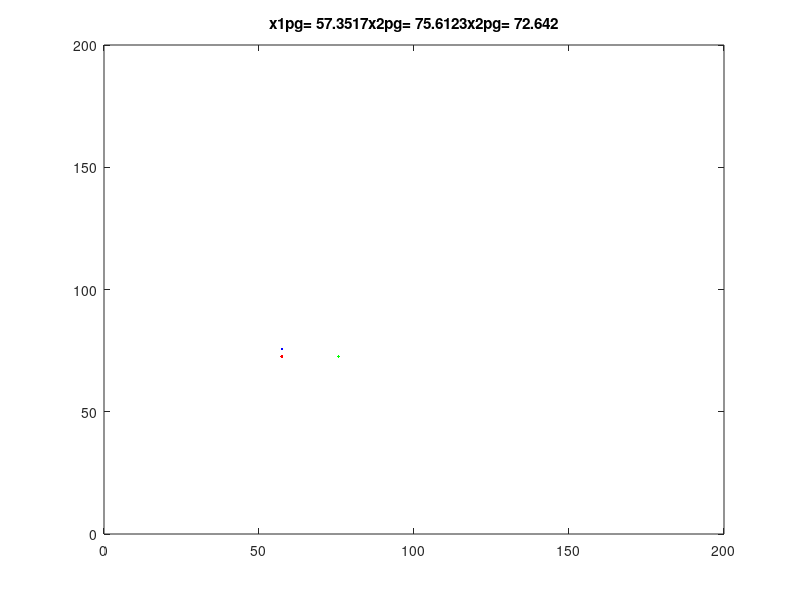

Recreate this plot in MATLAB.
clear all; %borrar todas las variables
close all; %cerrar todas las ventanas
clc; %limpia la pantalla

np = 1000;
nvar = 3;

xp = rand(np,nvar).*randi([0 100], np,nvar);
xpg = zeros(1,nvar);
xpl = xp;

fxpg = 1000000;

fxpl = ones(np,1)*fxpg;

vx = zeros(np,nvar);

c1 = 0.5;
c2 = 0.5;

a = 1000;


for k = 1:100
    
    fx = xp(:,1)+xp(:,2)+xp(:,3)+a*max(400-(2*xp(:,1)+xp(:,2)+0.5*xp(:,3)),0)+...
        a*max(500-(2.5*xp(:,1)+1.5*xp(:,2)+1.5*xp(:,3)),0)+...
        a*max(800-(2.5*xp(:,1)+3*xp(:,2)+3.5*xp(:,3)),0)+a*max(-xp(:,1),0)+...
        a*max(-xp(:,2),0)+a*max(-xp(:,3),0);
    
    [val,ind] = min(fx);
    if val<fxpg
        fxpg = val;
        
        for c = 1:nvar
            xpg(:,c) = xp(ind,c);
        end
    end
    
    for p = 1:np
        if fx(p,1)<fxpl(p,1)
            fxpl(p,1) = fx(p,1);
            
            for c = 1:nvar
                xpl(p,c) = xp(p,c);
            end
        end
    end
    
    plot(xp(:,1),xp(:,2),'b.',xp(:,1),xp(:,3),'r.',xp(:,2),xp(:,3),'g.');
    axis([0 200 0 200]);
    title(['x1pg= ' num2str(xpg(:,1)) 'x2pg= ' num2str(xpg(:,2)) 'x2pg= ' num2str(xpg(:,3))]);
    pause(0.1);
    
    for d = 1:nvar
        vx(:,d) = vx(:,d) + c1*rand()*(xpl(:,d)-xp(:,d)) + c2*rand()*(xpg(:,d)-xp(:,d));
    end
    
    for d = 1:nvar
        xp(:,d) = vx(:,d);
    end
end

fx = sum(xpg);
fprintf('la cantidad minima por invertir es de %d millones, invirtiendo %d millones en el Activo1, %d millones en el Activo2 y %d millones en el Activo3.'...
    ,round(fx),round(xpg))


            
        